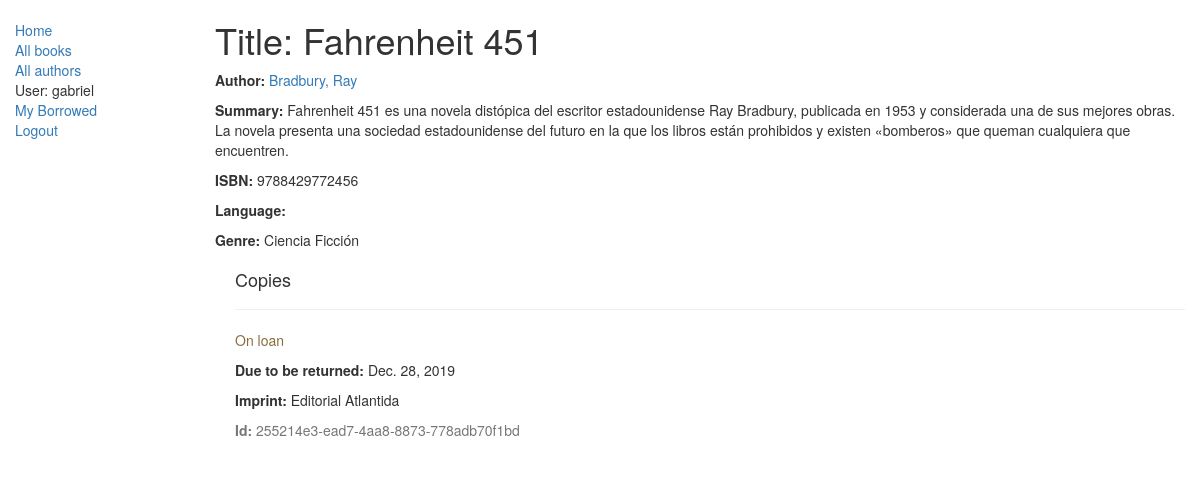
Screenshot of /catalog/book/1 (signed in) with the database file from the repository.
### catalog/models.py (models this page shows, shortened)
class Book(models.Model):
    title = models.CharField(max_length=200)
    author = models.ForeignKey('Author', on_delete=models.SET_NULL, null=True)
    summary = models.TextField(max_length=1000, help_text="Ingrese una breve descripción del libro")
    isbn = models.CharField('ISBN',max_length=13, help_text='13 Caracteres <a href="https://www.isbn-international.org/content/what-isbn">ISBN number</a>')
    genre = models.ManyToManyField(Genre, help_text="Seleccione un genero para este libro")
    def display_genre(self):
        """
        Creates a string for the Genre. This is required to display genre in Admin.
        """
        return ', '.join([ genre.name for genre in self.genre.all()[:3] ])
    display_genre.short_description = 'Genre'

class Author(models.Model):
    first_name = models.CharField(max_length=100)
    last_name = models.CharField(max_length=100)
    date_of_birth = models.DateField(null=True, blank=True)
    date_of_death = models.DateField('Died', null=True, blank=True)
    def __str__(self):
        return '%s, %s' % (self.last_name, self.first_name)

class Genre(models.Model):
    name = models.CharField(max_length=200, help_text="Ingrese el nombre del género (p. ej. Ciencia Ficción, Poesía Francesa etc.)")
    def __str__(self):
        return self.name

class BookInstance(models.Model):
    id = models.UUIDField(primary_key=True, default=uuid.uuid4, help_text="ID único para este libro particular en toda la biblioteca")
    book = models.ForeignKey('Book', on_delete=models.SET_NULL, null=True)
    imprint = models.CharField(max_length=200)
    due_back = models.DateField(null=True, blank=True)
    LOAN_STATUS = (
        ('m', 'Maintenance'),
        ('o', 'On loan'),
        ('a', 'Available'),
        ('r', 'Reserved'),
    )
    status = models.CharField(max_length=1, choices=LOAN_STATUS, blank=True, default='m', help_text='Disponibilidad del libro')
    borrower = models.ForeignKey(User, on_delete=models.SET_NULL, null=True, blank=True)
    class Meta:
        ordering = ["due_back"]

### catalog/views.py (the view)
# urls.py: url(r'^book/(?P<pk>\d+)$', views.BookDetailView.as_view(), name='book-detail'),
class BookDetailView(LoginRequiredMixin,generic.DetailView):
    model = Book

### catalog/templates/catalog/book_detail.html
{% extends "base_generic.html" %}
{% block content %}
  <h1>Title: {{ book.title }}</h1>
  <p><strong>Author:</strong> <a href="{% url 'author-detail' book.author.pk %}">{{ book.author }}</a></p>
  <p><strong>Summary:</strong> {{ book.summary }}</p>
  <p><strong>ISBN:</strong> {{ book.isbn }}</p>
  <p><strong>Language:</strong> {{ book.language }}</p>
  <p><strong>Genre:</strong> {% for genre in book.genre.all %} {{ genre }}{% if not forloop.last %}, {% endif %}{% endfor %}</p>
  <div style="margin-left:20px;margin-top:20px">
    <h4>Copies</h4>
    {% for copy in book.bookinstance_set.all %}
    <hr>
    <p class="{% if copy.status == 'a' %}text-success{% elif copy.status == 'm' %}text-danger{% else %}text-warning{% endif %}">{{ copy.get_status_display }}</p>
    {% if copy.status != 'a' %}<p><strong>Due to be returned:</strong> {{copy.due_back}}</p>{% endif %}
    <p><strong>Imprint:</strong> {{copy.imprint}}</p>
    <p class="text-muted"><strong>Id:</strong> {{copy.id}}</p>
    {% endfor %}
  </div>
{% endblock %}

### catalog/templates/base_generic.html (shortened to what this page needs)
<!DOCTYPE html>
<html lang="en">
<head>
  <link rel="stylesheet" href="https://maxcdn.bootstrapcdn.com/bootstrap/3.3.7/css/bootstrap.min.css">
  {% load static %}
  <link rel="stylesheet" href="{% static 'css/styles.css' %}">
</head>
<body>
  <div class="container-fluid">
    <div class="row">
      <div class="col-sm-2">
      {% block sidebar %}
      <ul class="sidebar-nav">
          <li><a href="{% url 'index' %}">Home</a></li>
          <li><a href="{% url 'books' %}">All books</a></li>
          <li><a href="{% url 'authors' %}">All authors</a></li>
          {% if user.is_authenticated %}
            <li>User: {{ user.get_username }}</li>
            <li><a href="{% url 'my-borrowed' %}">My Borrowed</a></li>
            <li><a href="{% url 'logout'%}?next={{request.path}}">Logout</a></li>
          {% else %}
              <li><a href="{% url 'login'%}?next={{request.path}}">Login</a></li>
          {% endif %}
      </ul>
          {% endblock %}
      </div>
      <div class="col-sm-10 ">
      {% block content %}{% endblock %}
      </div>
    </div>
  </div>
</body>
</html>

### catalog/static/css/styles.css (style rules this page uses)
.sidebar-nav { margin-top: 20px; padding: 0; list-style: none; }

### rows the page displays
Book: title "Fahrenheit 451", author "Bradbury, Ray", summary "Fahrenheit 451 es una novela distópica del escritor estadounidense Ray Bradbury, publicada en 1953 y considerada una de sus mejores obras.​ La novela presenta una sociedad estadounidense del futuro en la que los libros están prohibidos y existen «bomberos» que queman cualquiera que encuentren.", isbn "9788429772456"
Genre: name "Ciencia Ficción"
BookInstance: status "On loan", due_back "Dec. 28, 2019", imprint "Editorial Atlantida", id "255214e3-ead7-4aa8-8873-778adb70f1bd"

### other values shown
{{ user.get_username }} "gabriel"
